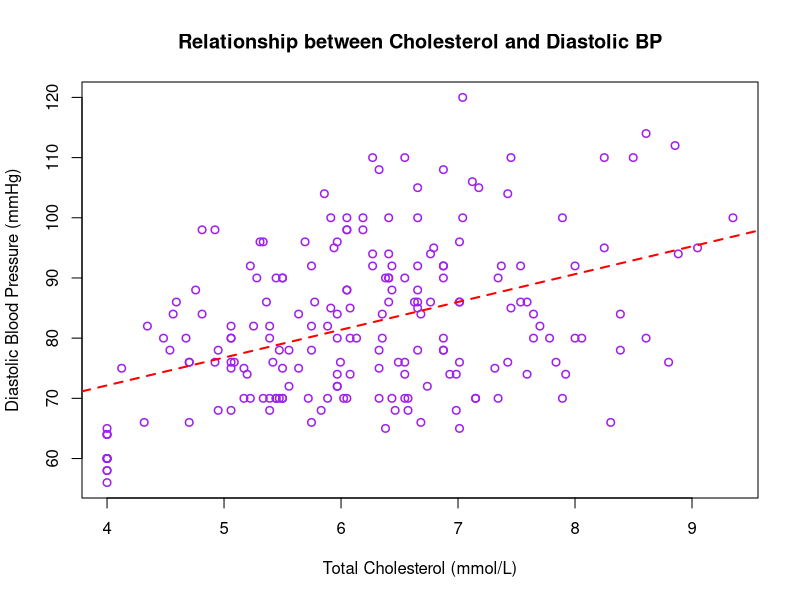
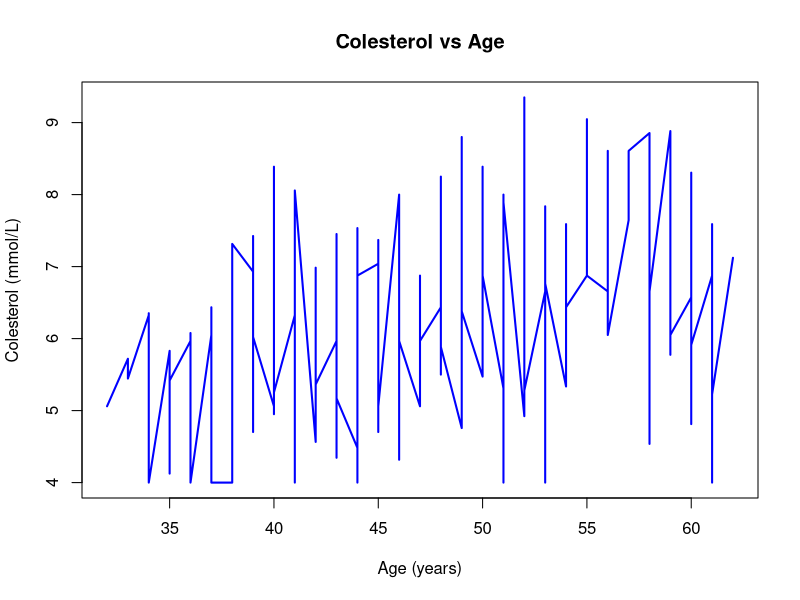
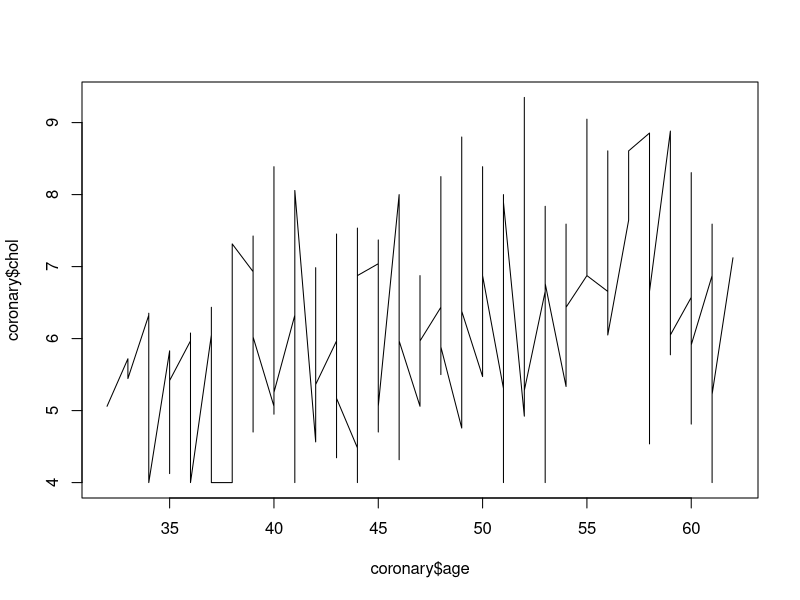
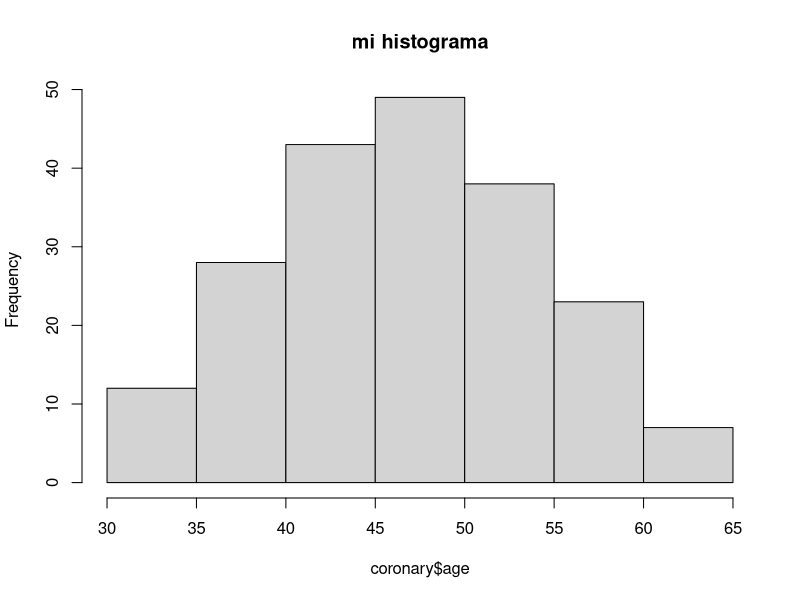
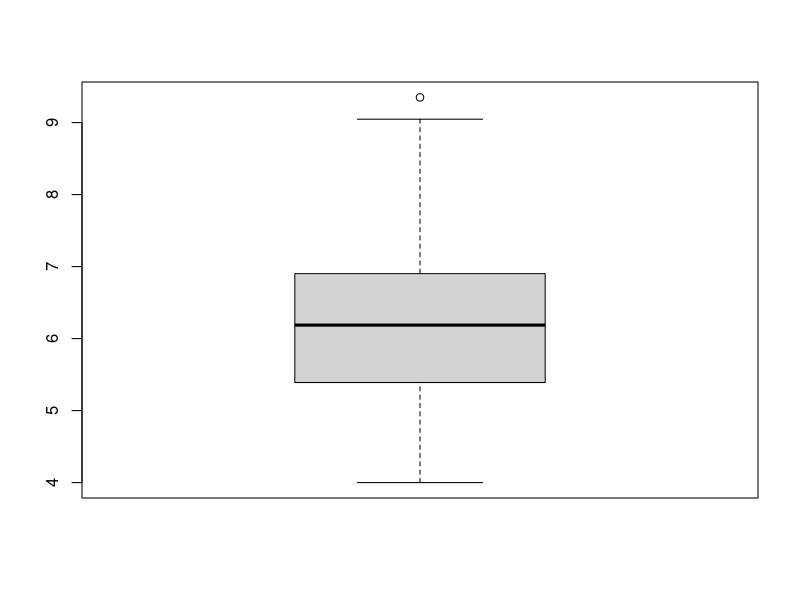

The R script that drew these images, in order:
library(readxl)

coronary <- read_excel("Lessons/coronary.xlsx")

head(coronary)
View(coronary)

plot(
  coronary$dbp ~ coronary$chol,
  type = "p",
  col = "purple",
  lwd = 1.5,
  xlab = "Total Cholesterol (mmol/L)",
  ylab = "Diastolic Blood Pressure (mmHg)",
  main = "Relationship between Cholesterol and Diastolic BP"
)

abline(lm(dbp ~ chol, data = coronary),
       col = "red", lwd = 2, lty = 2)

spearman_result <- cor.test(
  coronary$chol,
  coronary$dbp,
  method = "spearman",
  exact = FALSE
)

spearman_result

shapiro.test(coronary$chol)


coronary <- coronary[order(coronary$age), ]

plot(coronary$age, coronary$chol,
     type = "l",
     col = "blue",
     lwd = 2,
     xlab = "Age (years)",
     ylab = "Colesterol (mmol/L)",
     main = "Colesterol vs Age")

plot(coronary$age, coronary$chol,
     type = "l")

hist(coronary$age,
     main = "mi histograma")

boxplot(coronary$chol)
